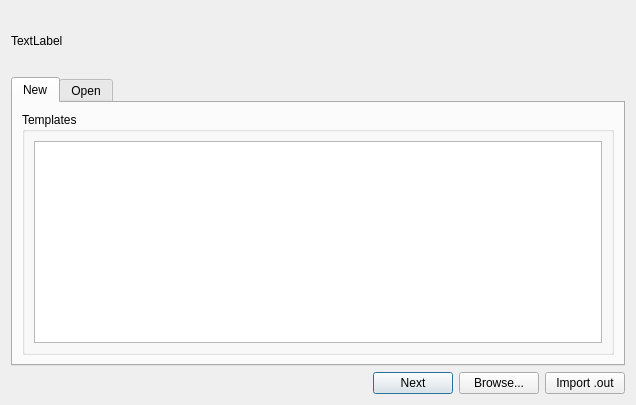
<?xml version="1.0" encoding="UTF-8"?>
<ui version="4.0">
 <class>startDialog</class>
 <widget class="QDialog" name="startDialog">
  <property name="geometry">
   <rect>
    <x>0</x>
    <y>0</y>
    <width>636</width>
    <height>405</height>
   </rect>
  </property>
  <property name="sizePolicy">
   <sizepolicy hsizetype="Expanding" vsizetype="Expanding">
    <horstretch>0</horstretch>
    <verstretch>0</verstretch>
   </sizepolicy>
  </property>
  <property name="windowTitle">
   <string>Dialog</string>
  </property>
  <layout class="QVBoxLayout" name="verticalLayout_3">
   <item>
    <widget class="QLabel" name="label">
     <property name="sizePolicy">
      <sizepolicy hsizetype="Expanding" vsizetype="Expanding">
       <horstretch>0</horstretch>
       <verstretch>0</verstretch>
      </sizepolicy>
     </property>
     <property name="text">
      <string>TextLabel</string>
     </property>
    </widget>
   </item>
   <item>
    <widget class="QTabWidget" name="tabWidget">
     <property name="currentIndex">
      <number>0</number>
     </property>
     <widget class="QWidget" name="newTab">
      <attribute name="title">
       <string>New</string>
      </attribute>
      <layout class="QVBoxLayout" name="verticalLayout_5">
       <item>
        <widget class="QGroupBox" name="groupBox">
         <property name="title">
          <string>Templates</string>
         </property>
         <layout class="QVBoxLayout" name="verticalLayout_4">
          <item>
           <widget class="QListWidget" name="templateList">
            <property name="minimumSize">
             <size>
              <width>550</width>
              <height>200</height>
             </size>
            </property>
           </widget>
          </item>
         </layout>
        </widget>
       </item>
      </layout>
     </widget>
     <widget class="QWidget" name="openTab">
      <attribute name="title">
       <string>Open</string>
      </attribute>
      <layout class="QVBoxLayout" name="verticalLayout">
       <item>
        <widget class="QGroupBox" name="recentListBox">
         <property name="sizePolicy">
          <sizepolicy hsizetype="Expanding" vsizetype="Minimum">
           <horstretch>0</horstretch>
           <verstretch>0</verstretch>
          </sizepolicy>
         </property>
         <property name="title">
          <string>Recent Projects</string>
         </property>
         <layout class="QVBoxLayout" name="verticalLayout_2">
          <item>
           <widget class="QListWidget" name="recentList">
            <property name="sizePolicy">
             <sizepolicy hsizetype="Expanding" vsizetype="Minimum">
              <horstretch>0</horstretch>
              <verstretch>0</verstretch>
             </sizepolicy>
            </property>
            <property name="minimumSize">
             <size>
              <width>450</width>
              <height>0</height>
             </size>
            </property>
           </widget>
          </item>
         </layout>
        </widget>
       </item>
      </layout>
     </widget>
    </widget>
   </item>
   <item>
    <layout class="QHBoxLayout" name="horizontalLayout">
     <item>
      <spacer name="horizontalSpacer">
       <property name="orientation">
        <enum>Qt::Horizontal</enum>
       </property>
       <property name="sizeHint" stdset="0">
        <size>
         <width>40</width>
         <height>20</height>
        </size>
       </property>
      </spacer>
     </item>
     <item>
      <widget class="QPushButton" name="nextButton">
       <property name="text">
        <string>Next</string>
       </property>
      </widget>
     </item>
     <item>
      <widget class="QPushButton" name="openButton">
       <property name="text">
        <string>Browse...</string>
       </property>
      </widget>
     </item>
     <item>
      <widget class="QPushButton" name="importButton">
       <property name="text">
        <string>Import .out</string>
       </property>
      </widget>
     </item>
    </layout>
   </item>
  </layout>
 </widget>
 <tabstops>
  <tabstop>nextButton</tabstop>
  <tabstop>openButton</tabstop>
  <tabstop>importButton</tabstop>
  <tabstop>tabWidget</tabstop>
  <tabstop>templateList</tabstop>
  <tabstop>recentList</tabstop>
 </tabstops>
 <resources/>
 <connections/>
</ui>
